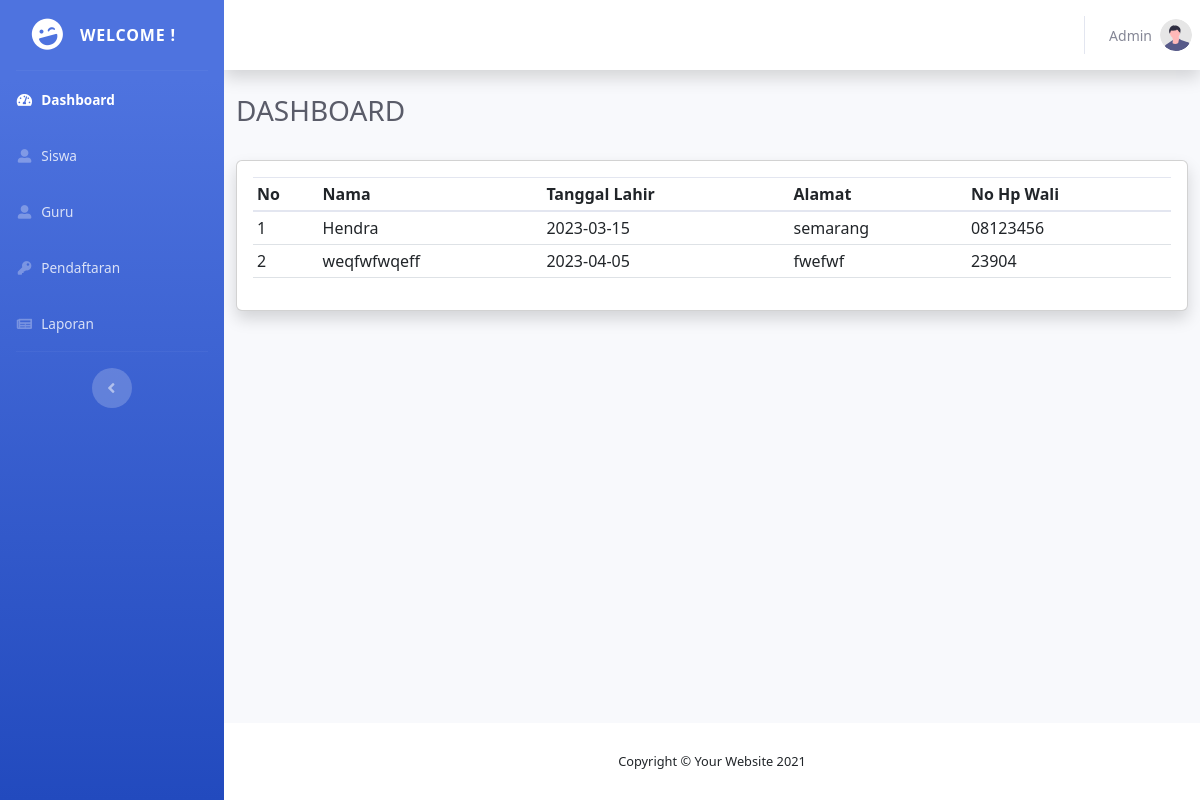
Page /dashboard.php on the committed database.
### tables this page shows
CREATE TABLE `tbl_siswa` (
  `id` int(11) NOT NULL,
  `nama` varchar(255) NOT NULL,
  `ttl` date NOT NULL,
  `alamat` varchar(255) NOT NULL,
  `no_hp` varchar(255) NOT NULL,
  `tgl_masuk` date NOT NULL,
  `spp` int(11) NOT NULL,
  `pendaftaran` int(11) NOT NULL
);

### dashboard.php (the view, shortened to what this page needs)
<!DOCTYPE html>
<html lang="en">
<head>
    <link href="vendor/fontawesome-free/css/all.min.css" rel="stylesheet" type="text/css">
    <link rel="stylesheet" href="https://cdn.jsdelivr.net/npm/bootstrap@4.4.1/dist/css/bootstrap.min.css">
    <link href="css/sb-admin-2.min.css" rel="stylesheet">
    <link href="https://cdn.jsdelivr.net/npm/bootstrap@5.2.3/dist/css/bootstrap.min.css" rel="stylesheet">
</head>
<body id="page-top">
    <div id="wrapper">
        <ul class="navbar-nav bg-gradient-primary sidebar sidebar-dark accordion" id="accordionSidebar">
            <a class="sidebar-brand d-flex align-items-center justify-content-center" href="index.html">
                <div class="sidebar-brand-icon rotate-n-15">
                    <i class="fas fa-laugh-wink"></i>
                </div>
                <div class="sidebar-brand-text mx-3">WELCOME !</div>
            </a>
            <hr class="sidebar-divider my-0">
            <li class="nav-item active">
                <a class="nav-link" href="dashboard.php">
                    <i class="fas fa-fw fa-tachometer-alt"></i>
                    <span>Dashboard</span></a>
            </li>
            <li class="nav-item ">
                <a class="nav-link" href="siswa.php">
                    <i class="fas fa-fw fa-user-alt"></i>
                    <span>Siswa</span></a>
            </li>
            <li class="nav-item ">
                <a class="nav-link" href="guru.php">
                    <i class="fas fa-fw fa-user-alt"></i>
                    <span>Guru</span></a>
            </li>
            <li class="nav-item ">
                <a class="nav-link" href="pendaftaran.php">
                    <i class="fas fa-fw fa-key"></i>
                    <span>Pendaftaran</span></a>
            </li>
            <li class="nav-item ">
                <a class="nav-link" href="laporan_siswa.php">
                    <i class="fas fa-fw fa-newspaper"></i>
                    <span>Laporan</span></a>
            </li>
            <hr class="sidebar-divider">
            <div class="text-center d-none d-md-inline">
                <button class="rounded-circle border-0" id="sidebarToggle"></button>
            </div>
        </ul>
        <div id="content-wrapper" class="d-flex flex-column">
            <div id="content">
                <nav class="navbar navbar-expand navbar-light bg-white topbar mb-4 static-top shadow">
                    <ul class="navbar-nav ml-auto">
                        <li class="nav-item dropdown no-arrow">
                            <a class="nav-link dropdown-toggle" href="#" id="userDropdown" role="button" data-toggle="dropdown" aria-haspopup="true" aria-expanded="false">
                                <span class="mr-2 d-none d-lg-inline text-gray-600 small">Admin</span>
                                <img class="img-profile rounded-circle" src="img/undraw_profile.svg">
                            </a>
                        </li>
                    </ul>
                </nav>
                <div class="container-fluid">
                    <div class="d-sm-flex align-items-center justify-content-between mb-4">
                        <h1 class="h3 mb-2 text-gray-800">DASHBOARD</h1>
                    </div>
                    <div class="card shadow mb-4">
                        <div class="card-body">
                            <div class="table-responsive">
                                <table class="table table-sm" id="dataTable" width="100%" cellspacing="0">
                                    <thead>
                                        <tr>
                                            <th>No</th>
                                            <th>Nama</th>
                                            <th>Tanggal Lahir</th>
                                            <th>Alamat</th>
                                            <th>No Hp Wali</th>
                                        </tr>
                                    </thead>
                                    <tbody>
                                        <?php
                                        include 'koneksi.php';
                                        $nomor = 1;
                                        $data = mysqli_query($koneksi, "select * from tbl_siswa");
                                        while ($d = mysqli_fetch_array($data)) {
                                        ?>
                                            <tr>
                                                <td><?= $nomor++; ?></td>
                                                <td><?= $d['nama']; ?></td>
                                                <td><?= $d['ttl']; ?></td>
                                                <td><?= $d['alamat']; ?></td>
                                                <td><?= $d['no_hp']; ?></td>
                                            </tr>
                                        <?php } ?>
                                    </tbody>
                                </table>
                            </div>
                        </div>
                    </div>
                </div>
            </div>
            <footer class="sticky-footer bg-white">
                <div class="container my-auto">
                    <div class="copyright text-center my-auto">
                        <span>Copyright &copy; Your Website 2021</span>
                    </div>
                </div>
            </footer>
        </div>
    </div>
</body>
</html>

### rows in the picture
tbl_siswa: nama "Hendra", ttl "2023-03-15", alamat "semarang", no_hp "08123456"
tbl_siswa: nama "weqfwfwqeff", ttl "2023-04-05", alamat "fwefwf", no_hp "23904"
